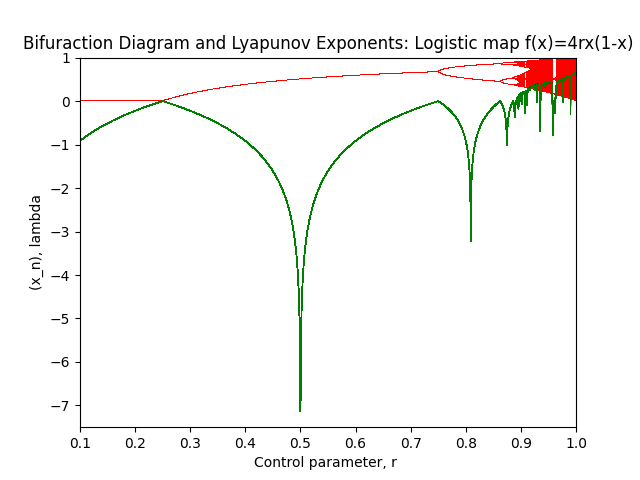

The script that drew this image:
import numpy, matplotlib.pyplot as plt

def f(r,x):
    return 4*r*x*(1.0-x)

def df(r,x):
    return 4*r-8*r*x

N = 2000
rrange = numpy.linspace(0.1,1,2000)

#Create arrays to store lyapunov exponents at each parameter value
lexp = []
rlexp = []

for r in rrange:
    #Set initial condition
    x_n = 0.65

    #Remove initial transient iterations
    for i in range(100):
        x_n = f(r,x_n)

    #Bifurcation
    rlist = []
    x = []

    for i in range(N):
        x_n = f(r,x_n)
        rlist.append(r)
        x.append(x_n)
    plt.plot(rlist, x, 'r,')

    #Estimate lyapunov exponents over N iterations
    l = 0.0

    for i in range(N):
        x_n = f(r,x_n)
        l = l + numpy.log(abs(df(r,x_n)))

    #Get average of lyapunov exponent per iteration
    l = l/float(N)
    lexp.append(l)
    rlexp.append(r)
    plt.plot(rlexp,lexp,'g-',linewidth=0.6)

plt.axis([0.1,1.0,-7.5,1])
#plt.axis([0.7,1.0,-3.5,1])
#plt.axis([0.85,1.0,-1.5,1])
plt.title('Bifuraction Diagram and Lyapunov Exponents: Logistic map f(x)=4rx(1-x)')
plt.xlabel('Control parameter, r ')
plt.ylabel('(x_n), lambda')
plt.show()
